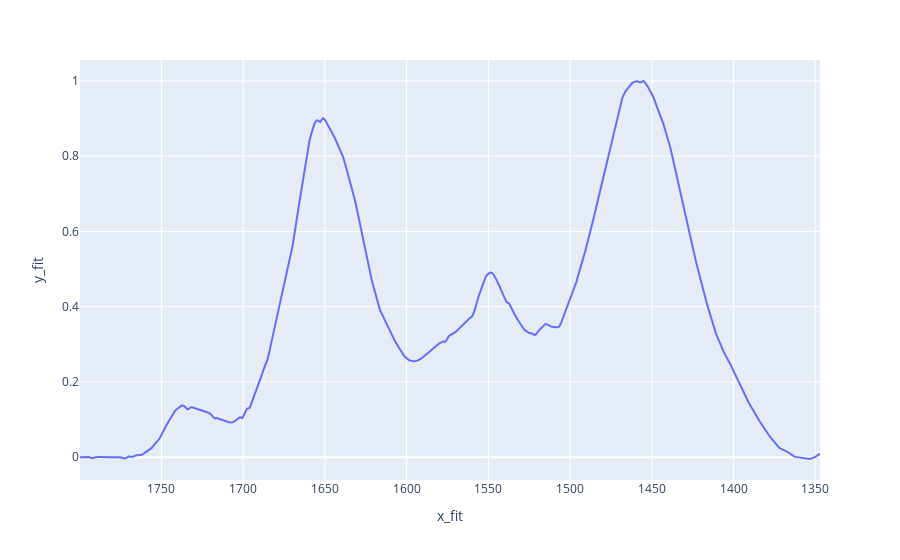

Source (notebook cell):
### Markdown cell above
Quick check for the input paramaters

### Code cell
arr = np.column_stack((x_fit,y_fit_norm_intensity))
my_array = pd.DataFrame(arr, columns = ['x_fit','y_fit'])
fig = px.line(data_frame=my_array, x=my_array['x_fit'], y=my_array['y_fit'])
fig['layout']['xaxis']['autorange'] = "reversed"
fig.show()

### Figure 1 — Plotly figure (JSON) as saved in the notebook; plotly's stock layout.template omitted (floating-point values rounded to 4 significant figures; data arrays with more than 128 entries replaced by an {"elided": "..."} marker saying what was removed)
{"data": [{"hovertemplate": "x_fit=%{x}<br>y_fit=%{y}<extra></extra>", "legendgroup": "", "line": {"color": "#636efa", "dash": "solid"}, "mode": "lines", "name": "", "orientation": "v", "showlegend": false, "type": "scatter", "x": {"elided": "940 float values"}, "xaxis": "x", "y": {"elided": "940 float values"}, "yaxis": "y"}], "layout": {"legend": {"tracegroupgap": 0}, "margin": {"t": 60}, "xaxis": {"anchor": "y", "autorange": "reversed", "domain": [0, 1], "title": {"text": "x_fit"}}, "yaxis": {"anchor": "x", "domain": [0, 1], "title": {"text": "y_fit"}}}}
